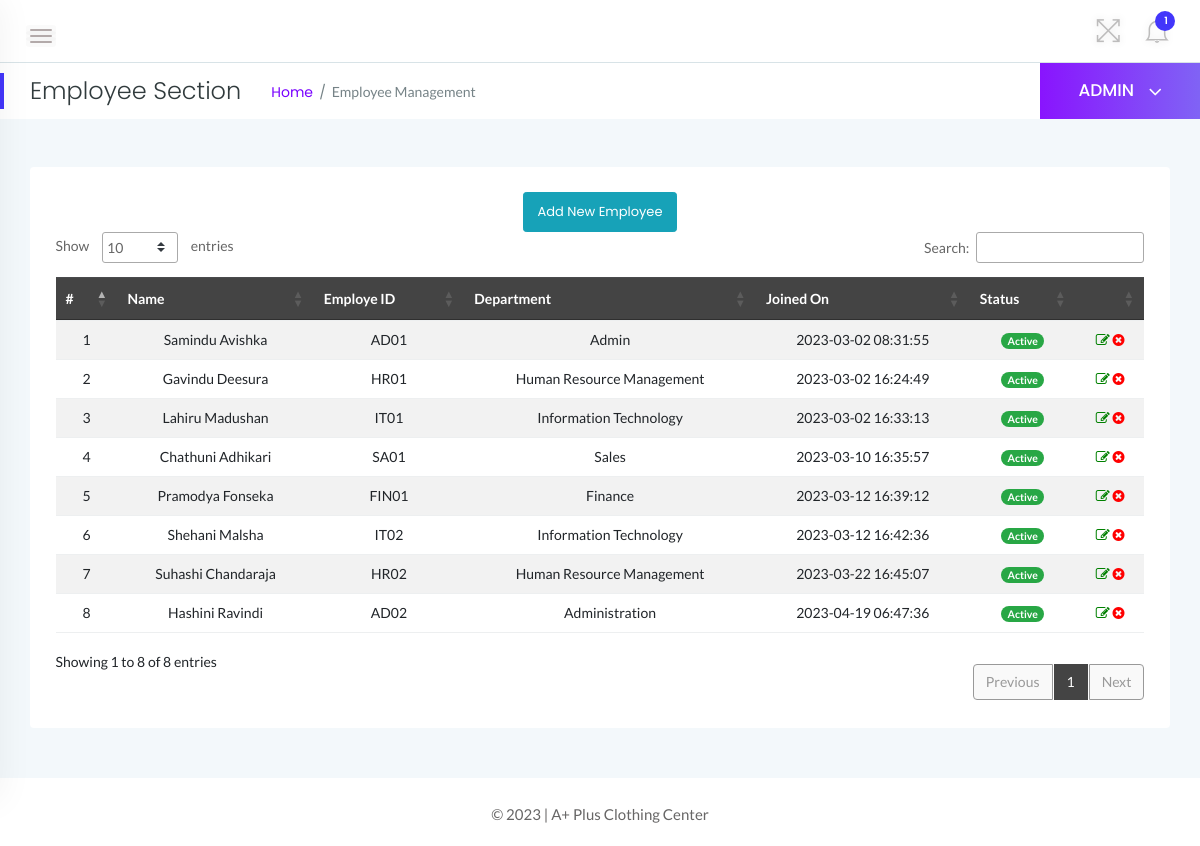
Screenshot of /admin/employees.php (signed in) with the database file from the repository.
### tables this page shows
CREATE TABLE `tblemployees` (
  `id` int(11) NOT NULL,
  `EmpId` varchar(100) NOT NULL,
  `FirstName` varchar(150) NOT NULL,
  `LastName` varchar(150) NOT NULL,
  `EmailId` varchar(200) NOT NULL,
  `Password` varchar(180) NOT NULL,
  `Gender` varchar(100) NOT NULL,
  `Dob` varchar(100) NOT NULL,
  `Department` varchar(255) NOT NULL,
  `Address` varchar(255) NOT NULL,
  `City` varchar(200) NOT NULL,
  `Country` varchar(150) NOT NULL,
  `Phonenumber` char(11) NOT NULL,
  `Status` int(1) NOT NULL,
  `RegDate` timestamp NOT NULL DEFAULT current_timestamp()
);

### admin/employees.php (the view, shortened to what this page needs)
<?php
    if(strlen($_SESSION['alogin'])==0){
    header('location:index.php');
    } else {
 ?>
<!doctype html>
<html class="no-js" lang="en">
<head>
    <link rel="stylesheet" href="../assets/css/bootstrap.min.css">
    <link rel="stylesheet" href="../assets/css/font-awesome.min.css">
    <link rel="stylesheet" href="../assets/css/themify-icons.css">
    <link rel="stylesheet" href="../assets/css/metisMenu.css">
    <link rel="stylesheet" href="../assets/css/owl.carousel.min.css">
    <link rel="stylesheet" href="../assets/css/slicknav.min.css">
    <link rel="stylesheet" href="https://www.amcharts.com/lib/3/plugins/export/export.css" type="text/css" media="all" />
    <link rel="stylesheet" type="text/css" href="https://cdn.datatables.net/1.10.19/css/jquery.dataTables.css">
    <link rel="stylesheet" type="text/css" href="https://cdn.datatables.net/1.10.18/css/dataTables.bootstrap4.min.css">
    <link rel="stylesheet" type="text/css" href="https://cdn.datatables.net/responsive/2.2.3/css/responsive.bootstrap.min.css">
    <link rel="stylesheet" type="text/css" href="https://cdn.datatables.net/responsive/2.2.3/css/responsive.jqueryui.min.css">
    <link rel="stylesheet" href="../assets/css/typography.css">
    <link rel="stylesheet" href="../assets/css/default-css.css">
    <link rel="stylesheet" href="../assets/css/styles.css">
    <link rel="stylesheet" href="../assets/css/responsive.css">
</head>
<body>
    <div class="page-container">
        <div class="main-content">
            <div class="header-area">
                <div class="row align-items-center">
                    <div class="col-md-6 col-sm-8 clearfix">
                        <div class="nav-btn pull-left">
                            <span></span>
                            <span></span>
                            <span></span>
                        </div>
                    </div>
                    <div class="col-md-6 col-sm-4 clearfix">
                        <ul class="notification-area pull-right">
                            <li id="full-view"><i class="ti-fullscreen"></i></li>
                            <?php include '../includes/admin-notification.php'?>
                        </ul>
                    </div>
                </div>
            </div>
            <div class="page-title-area">
                <div class="row align-items-center">
                    <div class="col-sm-6">
                        <div class="breadcrumbs-area clearfix">
                            <h4 class="page-title pull-left">Employee Section</h4>
                            <ul class="breadcrumbs pull-left">
                                <li><a href="dashboard.php">Home</a></li>
                                <li><span>Employee Management</span></li>
                            </ul>
                        </div>
                    </div>
                    <div class="col-sm-6 clearfix">
                        <div class="user-profile pull-right">
                            <h4 class="user-name dropdown-toggle" data-toggle="dropdown">ADMIN <i class="fa fa-angle-down"></i></h4>
                        </div>
                    </div>
                </div>
            </div>
            <div class="main-content-inner">
                <div class="row">
                    <div class="col-12 mt-5">
                        <div class="card">
                            <div class="card-body">
                                <div class="data-tables datatable-dark">
                                <center><a href="add-employee.php" class="btn btn-sm btn-info">Add New Employee</a></center>
                                    <table id="dataTable3" class="table table-hover table-striped text-center">
                                        <thead class="text-capitalize">
                                            <tr>
                                                <th>#</th>
                                                <th>Name</th>
                                                <th>Employe ID</th>
                                                <th>Department</th>
                                                <th>Joined On</th>
                                                <th>Status</th>
                                                <th></th>
                                            </tr>
                                        </thead>
                                        <tbody>
                                    <?php
                                    $sql = "SELECT EmpId,FirstName,LastName,Department,Status,RegDate,id from  tblemployees";
                                    $query = $dbh -> prepare($sql);
                                    $query->execute();
                                    $results=$query->fetchAll(PDO::FETCH_OBJ);
                                    $cnt=1;
                                    if($query->rowCount() > 0)
                                    {
                                    foreach($results as $result)
                                    {               ?>
                                        <tr>
                                            <td> <?php echo htmlentities($cnt);?></td>
                                            <td><?php echo htmlentities($result->FirstName);?>&nbsp;<?php echo htmlentities($result->LastName);?></td>
                                            <td><?php echo htmlentities($result->EmpId);?></td>
                                            <td><?php echo htmlentities($result->Department);?></td>
                                             <td><?php echo htmlentities($result->RegDate);?></td>
                                             <td><?php $stats=$result->Status;
                                            if($stats){
                                             ?>
                                                 <span class="badge badge-pill badge-success">Active</span>
                                                 <?php } else { ?>
                                                 <span class="badge badge-pill badge-danger">Inactive</span>
                                                 <?php } ?>
                                             </td>
                                            <td><a href="update-employee.php?empid=<?php echo htmlentities($result->id);?>"><i class="fa fa-edit" style="color:green"></i></a>
                                        <?php if($result->Status==1)
                                        {?>
                                        <a href="employees.php?inid=<?php echo htmlentities($result->id);?>" onclick="return confirm('Are you sure you want to inactive this employee?');"" > <i class="fa fa-times-circle" style="color:red" title="Inactive"></i>
                                        <?php } else {?>
                                            <a href="employees.php?id=<?php echo htmlentities($result->id);?>" onclick="return confirm('Are you sure you want to active this employee?');""><i class="fa fa-check" style="color:green" title="Active"></i>
                                            <?php } ?> </td>
                                        </tr>
                                         <?php $cnt++;} }?>
                                    </tbody>
                                    </table>
                                </div>
                            </div>
                        </div>
                    </div>
                </div>
                </div>
            </div>
            <?php include '../includes/footer.php' ?>
        </div>
</body>
</html>
<?php } ?>

### assets/css/styles.css (style rules this page uses)
.page-container { width: 100%; height: 100%; min-height: 100vh; padding-left: 280px; -webkit-transition: padding-left 0.3s ease 0s; transition: padding-left 0.3s ease 0s; }
.sbar_collapsed.page-container { padding-left: 0; }
.card { border: none; border-radius: 4px; background-color: #fff; -webkit-transition: all 0.3s ease 0s; transition: all 0.3s ease 0s; }
.card-body { padding: 25.6px; padding: 1.6rem; }
.main-content { width: 100%; background: #f3f8fb; }
.main-content-inner { padding: 0 30px 50px; }
.header-area { padding: 15px 30px; background: #fff; border-bottom: 1px solid #d8e3e7; }
.nav-btn { margin: 10px 30px 0 0; cursor: pointer; }
.nav-btn span { display: block; width: 22px; height: 2px; background: #b3aaaa; margin: 4px 0; border-radius: 15px; -webkit-transition: all 0.3s ease 0s; transition: all 0.3s ease 0s; box-shadow: 0 0 0 4px rgba(99, 96, 96, 0.03); }
.nav-btn span:nth-child(2) { opacity: 0; }
.nav-btn span:first-child { -webkit-transform: rotate(45deg) translate(5px, 5px); transform: rotate(45deg) translate(5px, 5px); }
.nav-btn span:last-child { -webkit-transform: rotate(-45deg) translate(3px, -3px); transform: rotate(-45deg) translate(3px, -3px); }
.sbar_collapsed .nav-btn span { transform: none; opacity: 1; }
.notification-area { -webkit-user-select: none; -moz-user-select: none; -ms-user-select: none; user-select: none; position: relative; z-index: 1; }
.notification-area li { display: inline-block; margin-left: 20px; cursor: pointer; -webkit-user-select: none; -moz-user-select: none; -ms-user-select: none; user-select: none; }
.notification-area li > i { font-size: 26px; color: #bdbcbc; vertical-align: middle; text-shadow: 0 0 8px rgba(0, 0, 0, 0.12); -webkit-transition: color 0.3s ease 0s; transition: color 0.3s ease 0s; }
.notification-area li#full-view { display: inline-block; }
.page-title-area { padding: 0 30px; background: #fff; position: relative; }
.page-title-area:before { content: ""; position: absolute; left: 0; top: 50%; width: 4px; height: 36px; background: var(--primary-color); -webkit-transform: translateY(-50%); transform: translateY(-50%); }
.page-title { font-size: 24px; font-weight: 300; color: #313b3d; letter-spacing: 0; margin-right: 30px; }
ul.breadcrumbs { margin-top: 4px; }
.breadcrumbs li { display: inline-block; }
.breadcrumbs li a, .breadcrumbs li span { display: block; font-size: 14px; font-weight: 400; color: #7801ff; letter-spacing: 0; margin-right: 16px; position: relative; }
.breadcrumbs li a:before { content: "/"; color: #768387; position: absolute; right: -13px; top: 0; }
.breadcrumbs li span { margin-right: 0; color: #768387; text-transform: capitalize; }
.user-profile { margin-right: -30px; display: -webkit-box; display: -ms-flexbox; display: flex; -webkit-box-align: center; -ms-flex-align: center; align-items: center; -ms-flex-wrap: wrap; flex-wrap: wrap; background: -webkit-linear-gradient(left, #8914fe 0%, #8063f5 100%); background: linear-gradient(to right, #8914fe 0%, #8063f5 100%); padding: 17px 38px; position: relative; }
.user-name { font-size: 17px; font-weight: 500; color: #fff; letter-spacing: 0; cursor: pointer; -webkit-user-select: none; -moz-user-select: none; -ms-user-select: none; user-select: none; }
.user-name i { margin-left: 10px; font-size: 21px; vertical-align: middle; position: relative; }
.notification-area .dropdown-toggle, .user-name.dropdown-toggle { position: relative; }
.notification-area .dropdown-toggle:after, .user-name.dropdown-toggle:after { display: none; }
.btn { padding: 11px 17px; font-size: 13px; letter-spacing: 0; }
.btn-sm { padding: 9px 14px; }
table tr th { border-bottom: none; }
table tr th, table tr td { border-top: 1px solid rgba(120, 130, 140, 0.13) !important; }
table.dataTable.no-footer { border-bottom: 1px solid rgba(120, 130, 140, 0.13) !important; }
table.dataTable thead th, table.dataTable thead td { border-bottom-color: transparent; }
.datatable-dark thead { background: #444; color: #fff; }

### rows the page displays
tblemployees: FirstName "Samindu", LastName "Avishka", EmpId "AD01", Department "Admin", RegDate "2023-03-02 08:31:55", Status "Active"
tblemployees: FirstName "Gavindu", LastName "Deesura", EmpId "HR01", Department "Human Resource Management", RegDate "2023-03-02 16:24:49", Status "Active"
tblemployees: FirstName "Lahiru", LastName "Madushan", EmpId "IT01", Department "Information Technology", RegDate "2023-03-02 16:33:13", Status "Active"
tblemployees: FirstName "Chathuni", LastName "Adhikari", EmpId "SA01", Department "Sales", RegDate "2023-03-10 16:35:57", Status "Active"
tblemployees: FirstName "Pramodya", LastName "Fonseka", EmpId "FIN01", Department "Finance", RegDate "2023-03-12 16:39:12", Status "Active"
tblemployees: FirstName "Shehani", LastName "Malsha", EmpId "IT02", Department "Information Technology", RegDate "2023-03-12 16:42:36", Status "Active"
tblemployees: FirstName "Suhashi", LastName "Chandaraja", EmpId "HR02", Department "Human Resource Management", RegDate "2023-03-22 16:45:07", Status "Active"
tblemployees: FirstName "Hashini", LastName "Ravindi", EmpId "AD02", Department "Administration", RegDate "2023-04-19 06:47:36", Status "Active"

### other values shown
$unreadcount "1"
